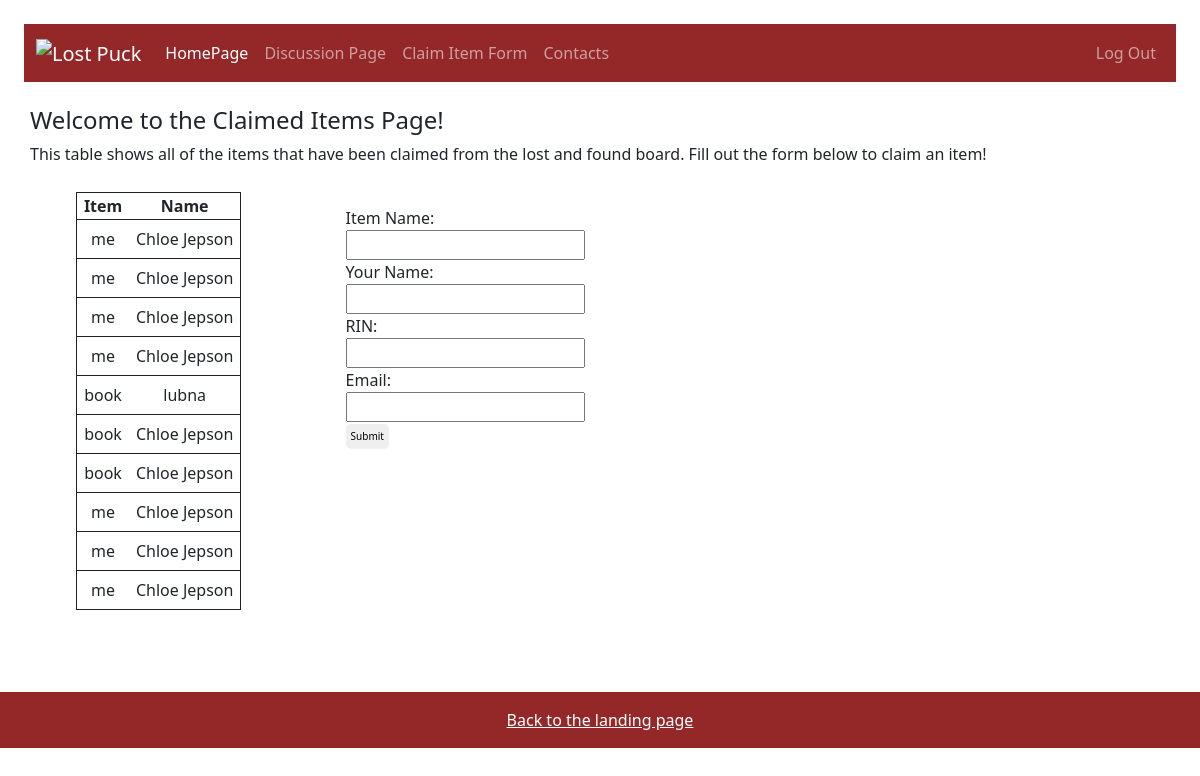
The app's page /claimed.php, older data.
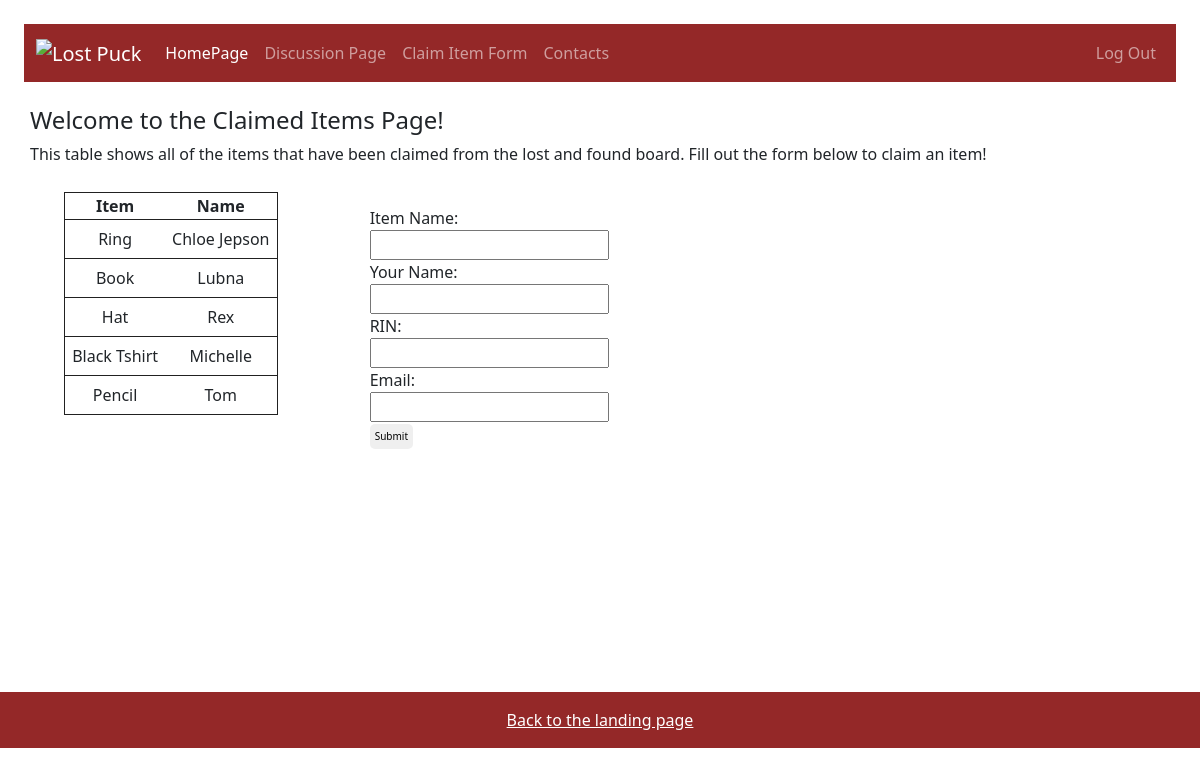
The same page, newer data.
### tables this page shows
CREATE TABLE `claimed` (
  `item` varchar(100) NOT NULL,
  `name` varchar(100) NOT NULL,
  `rin` int(9) NOT NULL,
  `email` varchar(100) NOT NULL
);

### claimed.php (the view, shortened to what this page needs)
    <?php
$dbhost= "localhost";
$dbusername= "root";
$dbpassword= "";
$dbname="final";
$conn = mysqli_connect($dbhost, $dbusername, $dbpassword, $dbname);
?>
<!DOCTYPE html>
<html lang="en">
<head>
    <link rel="stylesheet" href="style.css">
    <link href="https://cdn.jsdelivr.net/npm/bootstrap@5.0.2/dist/css/bootstrap.min.css" rel="stylesheet">
</head>
<body>
    <div class="m-4">
        <nav class="navbar navbar-expand-lg navbar-dark" style="background-color:rgb(128, 0, 0, 0.842)">
            <div class="container-fluid">
                <a href="landing.html" class="navbar-brand">
                    <img src="LogoSample_ByTailorBrands (1).jpg" height="60" alt="Lost Puck">
                </a>
                <div class="collapse navbar-collapse" id="navbarCollapse">
                    <div class="navbar-nav">
                        <a href="posts.php" class="nav-item nav-link active">HomePage</a>
                        <a href="discussionBoard.php" class="nav-item nav-link">Discussion Page</a>
                        <a href="claimed.php" class="nav-item nav-link">Claim Item Form</a>
                        <a href="#" class="nav-item nav-link">Contacts</a>
                    </div>
                    <div class="navbar-nav ms-auto">
                        <a href="./logout.php" class="nav-item nav-link">Log Out</a>
                    </div>
                </div>
            </div>
        </nav>
    </div>
    <section id="infotext">
        <h4>Welcome to the Claimed Items Page!</h4>
        <p>This table shows all of the items that have been claimed from the lost and found board. Fill out the form below to claim an item! </p>
    </section>
    <section id="mainsection">
        <section id="containersection">
            <div class="table">
                <?php
                $claimed = "SELECT * FROM `claimed`";
                $final_claimed = $conn->query($claimed);
                $num_rows = mysqli_num_rows($final_claimed);
                if ($num_rows > 0) {
                    echo "<table>
                    <tr>
                    <th> Item </th>
                    <th> Name </th>
                    </tr>";
                    while ($row = $final_claimed->fetch_assoc()) {
                        echo "<tr>"
                            . "<td>" . $row["item"] . "</td>"
                            . "<td>" . $row["name"] . "</td>"
                            . "</tr>";
                    }
                    echo "</table>";
                } else {
                    echo "0 results";
                }
                ?>
            </div>
        </section>
        <section id="formsection">
        <form name="myForm" class="addItem" action="/final/claimed.php" method="POST" enctype="multipart/form-data"  onsubmit= "return validateForm()">
            <br/>
            <span>Item Name: </span><input type="text" name="item" value=""/>
            <br/>
            <span>Your Name: </span><input type="text" name="name" value=""/>
            <br/>
            <span>RIN: </span> <input type="text" name="rin" value=""/>
            <br/>
            <span>Email: </span> <input type="text" name="email" value=""/>
            <br/>
            <input type="submit" name="submit"  value="Submit"/>
        </form>
            </section>
    </section>
    <section>
        <div id="footer">
            <div class="text-center p-3" style="background-color: rgba(128, 0, 0, 0.842);">
                <a class="text-white" href="login.php">Back to the landing page</a>
            </div>
        </div>
    </section>
    </body>
</html>

### style.css (style rules this page uses)
body { background-image: url("backimg3.jpg"); background-size:cover; background-repeat:no-repeat; }
#footer { width: 100%; height: 70px; background-color: white; }
table, td { margin: 10px auto 10px auto; text-align: center; padding: 7px; border: 1px solid #212121; }
input[type=submit], button[type=submit] { border-radius: 5px; border: 5px; padding: 5px; font-size: 10px; }
#formsection { padding-left: 50px; }
#mainsection { float: left; padding-left: 22px; }
#mainsection section { width: 50%; float: left; }
#footer { padding-top: 510px; }
#infotext { padding-left: 30px; }

Row changes from the older to the newer data that the page shows:
removed claimed: item "me", name "Chloe Jepson"
removed claimed: item "me", name "Chloe Jepson"
removed claimed: item "me", name "Chloe Jepson"
removed claimed: item "me", name "Chloe Jepson"
removed claimed: item "book", name "lubna"
removed claimed: item "book", name "Chloe Jepson"
removed claimed: item "book", name "Chloe Jepson"
removed claimed: item "me", name "Chloe Jepson"
removed claimed: item "me", name "Chloe Jepson"
removed claimed: item "me", name "Chloe Jepson"
added claimed: item "Ring", name "Chloe Jepson"
added claimed: item "Book", name "Lubna"
added claimed: item "Hat", name "Rex"
added claimed: item "Black Tshirt", name "Michelle"
added claimed: item "Pencil", name "Tom"
